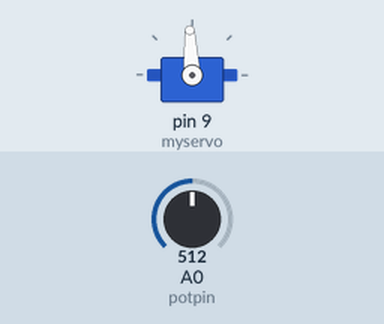
Recording of a sketch running on a simulated Arduino Uno, built with avr-gcc and run on an emulated ATmega328P. Parts: servo. The inputs (shaded band) are chosen by the test bench; at power-on: A0 (potpin) = 512. What the sketch prints to the serial monitor is not drawn.

Above: at 1.2 s.
1.3 s: A0 (potpin) set to 109
At 2.2 s:
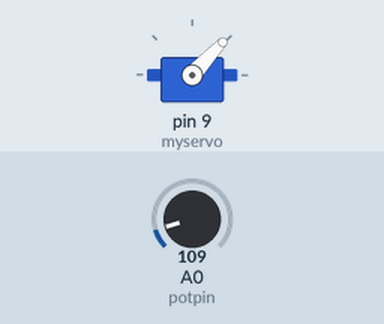
2.8 s: A0 (potpin) set to 95
At 3.3 s:
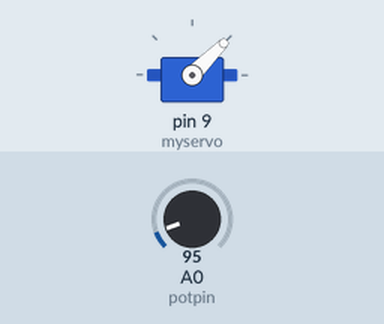
4.3 s: A0 (potpin) set to 0
At 5.5 s:
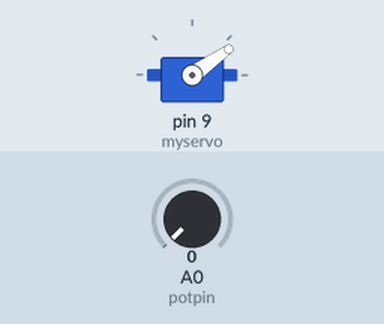
5.8 s: A0 (potpin) set to 306
At 6.8 s:
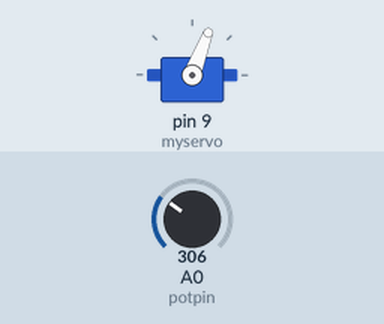
7.3 s: A0 (potpin) set to 716
At 7.9 s:
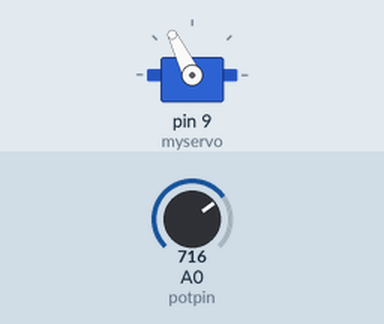
8.8 s: A0 (potpin) set to 1023
At 9.1 s:
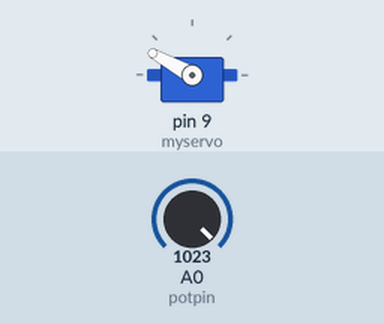
Timing chart, 0 to 11.3 s (numbered marks = the images above; inputs shaded):
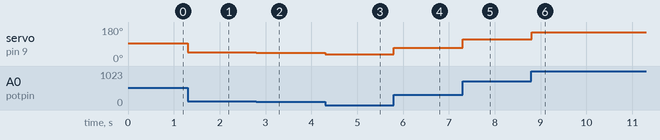

The sketch:

Knob_float.ino
```cpp
/*
 Controlling a servo position using a potentiometer (variable resistor)
 by Michal Rinott <http://people.interaction-ivrea.it/m.rinott>

 modified on 8 Nov 2013
 by Scott Fitzgerald
 http://www.arduino.cc/en/Tutorial/Knob
*/

#include <Servo.h>

Servo myservo;  // create servo object to control a servo

int potpin = 0;  // analog pin used to connect the potentiometer
int val;    // variable to read the value from the analog pin
float val_;

void setup(){
  myservo.attach(9);  // attaches the servo on pin 9 to the servo object
  Serial.begin(115200);
}

float map_float(int value, int min_, int max_, float min_o, float max_o)
  {
  return (float) (value - min_) * (max_o - min_o) / (max_ - min_) + min_o;
  }

void loop() {
  val = analogRead(potpin);            // reads the value of the potentiometer (value between 0 and 1023)
  val_ = map_float(val, 0, 1023, 900, 2100);     // scale it to use it with the servo (value between 0 and 180)
  Serial.print("val: ");
  Serial.print(val);
  Serial.print("    duty: ");
  Serial.println(val_);
  myservo.writeMicroseconds(val_);                  // sets the servo position according to the scaled value
  delay(2);                           // waits for the servo to get there
}
```

Measured:
- after the input at 1.3 s, servo on pin 9 (myservo): 93° → 47° at once
- after the input at 2.8 s, servo on pin 9 (myservo): 47° → 45° at once
- after the input at 4.3 s, servo on pin 9 (myservo): 45° → 35° at once
- after the input at 5.8 s, servo on pin 9 (myservo): 35° → 69° at once
- after the input at 7.3 s, servo on pin 9 (myservo): 69° → 116° at once
- after the input at 8.8 s, servo on pin 9 (myservo): 116° → 151° at once
